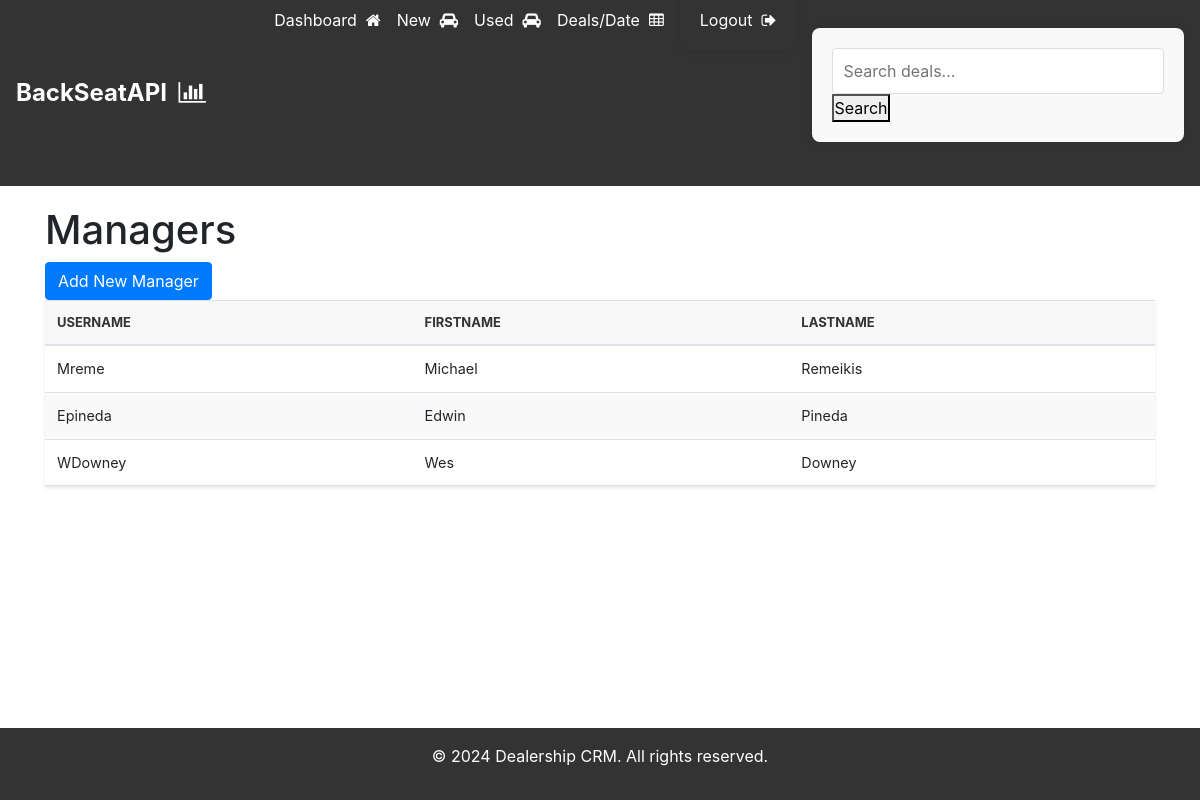
The app's page /managers/ (signed in) with its own data.
### deals/models.py (models this page shows, shortened)
class Manager(models.Model):
    user = models.OneToOneField(User, on_delete=models.CASCADE)

### deals/views.py (the view)
# urls.py: path('managers/', views.manager_list, name='manager_list'),
@login_required
@permission_required('deals.view_all_deals', raise_exception=True)
def manager_list(request):
    managers = Manager.objects.all()
    return render(request, 'deals/manager_list.html', {'managers': managers})

### deals/templates/deals/manager_list.html
{% extends 'base.html' %}
{% block content %}
<h1>Managers</h1>
<a href="{% url 'create_manager' %}" class="btn btn-primary">Add New Manager</a>
{% if managers %}
    <table class="table">
        <thead>
            <tr>
                <th>Username</th>
                <th>firstname</th>
                <th>lastname</th>
            </tr>
        </thead>
        <tbody>
            {% for manager in managers %}
            <tr>
                <td>{{ manager.user.username }}</td>
                <td>{{ manager.user.first_name }}</td>
                <td>{{ manager.user.last_name }}</td>
            </tr>
            {% endfor %}
        </tbody>
    </table>
{% else %}
    <p>No managers found.</p>
{% endif %}
{% endblock %}

### deals/static/deals/css/styles.css (style rules this page uses)
* { margin: 0; padding: 0; box-sizing: border-box; }
html, body { height: 100%; }
body { font-family: 'Arial', sans-serif; line-height: 1.6; color: #333; background-color: #f5f5f5; display: flex; flex-direction: column; }
.btn { display: inline-block; padding: 5px 10px; margin-right: 10px; border: none; border-radius: 4px; font-size: 16px; cursor: pointer; transition: background-color 0.3s ease; }
.btn-primary { background-color: #007bff; color: white; }
table { width: 100%; border-collapse: collapse; background-color: #ffffff; box-shadow: 0 2px 3px rgba(0, 0, 0, 0.1); }
th, td { padding: 12px 15px; text-align: left; border-bottom: 1px solid #e0e0e0; }
th { background-color: #f8f8f8; font-weight: bold; color: #333; text-transform: uppercase; font-size: 0.9em; }
@media screen and (max-width: 1200px) { .table { font-size: 0.9rem; } }
tr:nth-child(even) { background-color: #f9f9f9; }

### records on screen
Manager: user.username "Mreme", user.first_name "Michael", user.last_name "Remeikis"
Manager: user.username "Epineda", user.first_name "Edwin", user.last_name "Pineda"
Manager: user.username "WDowney", user.first_name "Wes", user.last_name "Downey"
